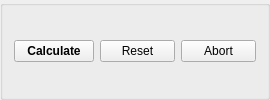
           <widget class="QGroupBox" name="groupBox">
            <property name="title">
             <string/>
            </property>
            <layout class="QHBoxLayout" name="horizontalLayout">
             <item>
              <widget class="QPushButton" name="calc_PushBtn">
               <property name="sizePolicy">
                <sizepolicy hsizetype="Preferred" vsizetype="Fixed">
                 <horstretch>0</horstretch>
                 <verstretch>0</verstretch>
                </sizepolicy>
               </property>
               <property name="minimumSize">
                <size>
                 <width>75</width>
                 <height>0</height>
                </size>
               </property>
               <property name="font">
                <font>
                 <weight>75</weight>
                 <bold>true</bold>
                </font>
               </property>
               <property name="text">
                <string>Calculate</string>
               </property>
              </widget>
             </item>
             <item>
              <widget class="QPushButton" name="reset_PushBtn">
               <property name="sizePolicy">
                <sizepolicy hsizetype="Preferred" vsizetype="Fixed">
                 <horstretch>0</horstretch>
                 <verstretch>0</verstretch>
                </sizepolicy>
               </property>
               <property name="minimumSize">
                <size>
                 <width>75</width>
                 <height>0</height>
                </size>
               </property>
               <property name="maximumSize">
                <size>
                 <width>75</width>
                 <height>16777215</height>
                </size>
               </property>
               <property name="text">
                <string>Reset</string>
               </property>
              </widget>
             </item>
             <item>
              <widget class="QPushButton" name="abort_PushBtn">
               <property name="sizePolicy">
                <sizepolicy hsizetype="Preferred" vsizetype="Fixed">
                 <horstretch>0</horstretch>
                 <verstretch>0</verstretch>
                </sizepolicy>
               </property>
               <property name="minimumSize">
                <size>
                 <width>75</width>
                 <height>0</height>
                </size>
               </property>
               <property name="maximumSize">
                <size>
                 <width>75</width>
                 <height>16777215</height>
                </size>
               </property>
               <property name="text">
                <string>Abort</string>
               </property>
              </widget>
             </item>
            </layout>
           </widget>
